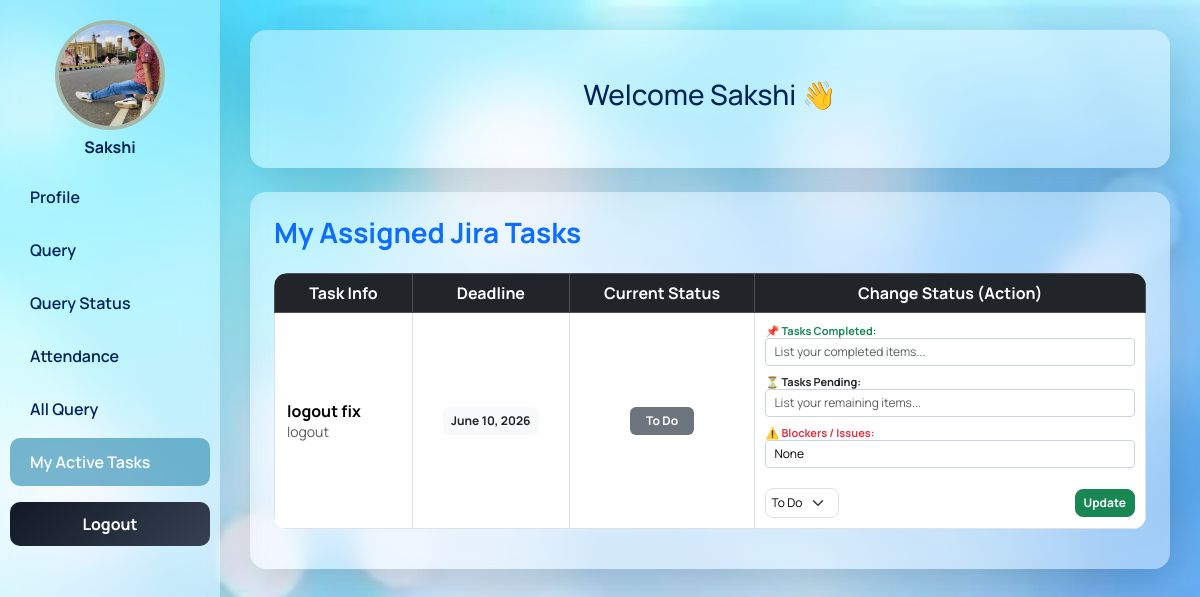
Page /dashboard/ (signed in) on the earlier database version.
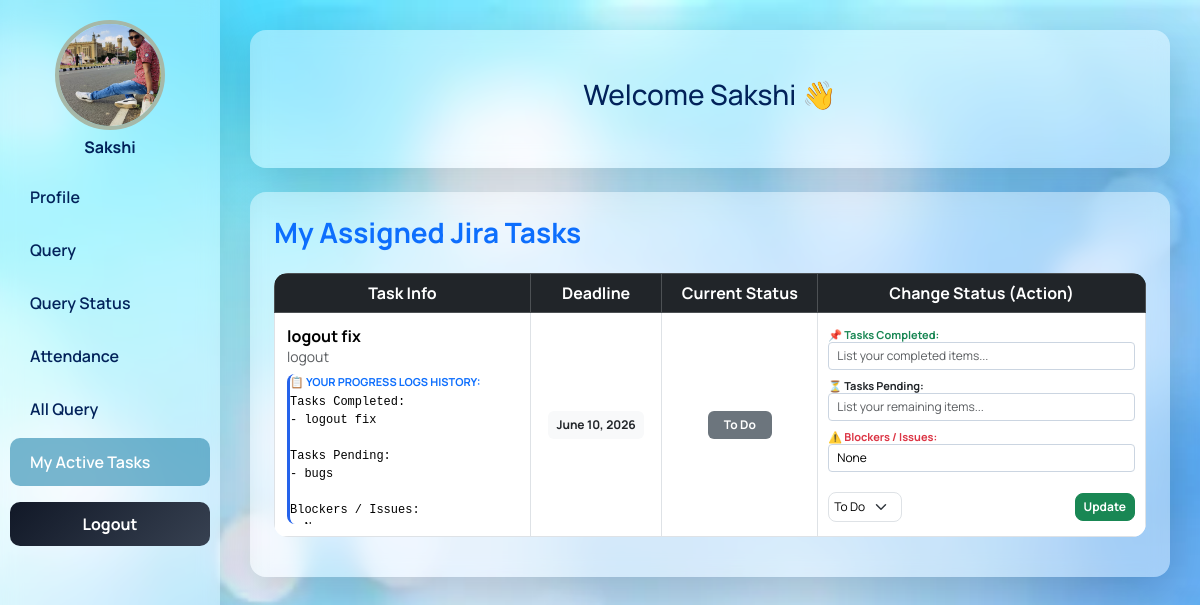
Same page on the later database version.
### app/models.py (models this page shows, shortened)
class Task(models.Model):
    STATUS_CHOICES = [
        ('TODO', 'To Do'),
        ('IN_PROGRESS', 'In Progress'),
        ('DONE', 'Done'),
    ]
    title = models.CharField(max_length=200)
    description = models.TextField()
    assigned_to = models.ForeignKey(AddEmployee, on_delete=models.CASCADE, related_name='tasks')
    status = models.CharField(max_length=20, choices=STATUS_CHOICES, default='TODO')
    created_at = models.DateTimeField(auto_now_add=True)
    due_date = models.DateField()
    progress_note = models.TextField(null=True, blank=True)

### app/views.py (the view)
# urls.py: path('dashboard/',dashboard,name='dashboard'),
def dashboard(req):
    if req.session.get('admin', None):
        data = req.session.get('admin')
        total_emp = new.objects.count()
        total_dep = dep.objects.count()
        total_query = Query.objects.count()
        total_tasks = Task.objects.count() # 🔥 Naya task count
        today = date.today()
        today_attendance = Attendance.objects.filter(date=today).count()
        return render(req, 'admindashboard.html', {
            'data': data,
            'total_emp': total_emp,
            'total_dep': total_dep,
            'total_query': total_query,
            'today_attendance': today_attendance,
            'total_tasks': total_tasks # 🔥 Template me bheja
        })
    elif req.session.get('user_id', None):
        id = req.session['user_id']
        userdata = new.objects.get(id=id)
        my_tasks = Task.objects.filter(assigned_to=userdata).order_by('-created_at')
        return render(req, 'userdashboard.html', {'data': userdata, 'my_tasks': my_tasks})
    else:
        return redirect('login')

### app/templates/userdashboard.html (shortened to what the changed rows need)
{% block contant %}
<!DOCTYPE html>
<html lang="en">
<head>
    <link href="https://cdn.jsdelivr.net/npm/bootstrap@5.3.2/dist/css/bootstrap.min.css" rel="stylesheet">
</head>
<body>
<div class="wrapper">
    <div class="main-content">
       {% if my_tasks %}
        <div id="jira_tasks" class="mt-4">
            <div class="glass shadow-lg p-4">
                <div class="table-responsive">
                    <table class="table table-bordered table-hover text-center align-middle" style="background:rgba(255,255,255,0.55); backdrop-filter:blur(12px); border-radius:14px; overflow:hidden;">
                        <thead class="table-dark" style="background:linear-gradient(135deg,#03161e,#15596d);">
                            <tr>
                                <th>Task Info</th>
                                <th>Deadline</th>
                                <th>Current Status</th>
                                <th>Change Status (Action)</th>
                            </tr>
                        </thead>
                        <tbody>
                            {% for t in my_tasks %}
<tr style="background:rgba(255,255,255,0.7);">
    <td class="text-start" style="padding:12px; color:#000 !important;">
        <strong>{{ t.title }}</strong><br>
        <small class="text-muted">{{ t.description }}</small>
        {% if t.progress_note %}
        <div class="mt-2 p-2.5 text-start" style="border-left: 3px solid #2563eb; background-color: rgba(255,255,255,0.6); border-radius: 8px; max-height: 150px; overflow-y: auto;">
            <strong class="text-primary d-block mb-1" style="font-size: 11px;">📋 YOUR PROGRESS LOGS HISTORY:</strong>
            <div style="font-size: 12px; font-family: monospace; white-space: pre-line; color: #000; line-height: 1.5;">{{ t.progress_note }}</div>
        </div>
        {% endif %}
    </td>
                                <td style="color:#000 !important;"><span class="badge bg-light text-dark p-2">{{ t.due_date }}</span></td>
                                <td style="color:#000 !important;">
                                    {% if t.status == 'TODO' %}
                                        <span class="badge bg-secondary px-3 py-2">To Do</span>
                                    {% elif t.status == 'IN_PROGRESS' %}
                                        <span class="badge bg-warning text-dark px-3 py-2">In Progress</span>
                                    {% else %}
                                        <span class="badge bg-success px-3 py-2">Done</span>
                                    {% endif %}
                                </td>
                              <td style="padding:10px; min-width: 280px;">
    <form action="{% url 'update_task_status' t.id %}" method="post" class="d-flex flex-column gap-2 align-items-stretch">
        <div class="w-100 d-flex flex-column gap-2 text-start mb-2">
            <div>
                <label class="form-label mb-0 fw-bold text-success" style="font-size: 11px;">📌 Tasks Completed:</label>
                <input type="text" name="completed_tasks" class="form-control form-control-sm" style="font-size: 12px; background: #fff !important; border: 1px solid #cbd5e1 !important; color: #000;" placeholder="List your completed items..." required>
            </div>
            <div>
                <label class="form-label mb-0 fw-bold text-warning text-dark" style="font-size: 11px;">⏳ Tasks Pending:</label>
                <input type="text" name="pending_tasks" class="form-control form-control-sm" style="font-size: 12px; background: #fff !important; border: 1px solid #cbd5e1 !important; color: #000;" placeholder="List your remaining items..." required>
            </div>
            <div>
                <label class="form-label mb-0 fw-bold text-danger" style="font-size: 11px;">⚠️ Blockers / Issues:</label>
                <input type="text" name="issues_tasks" class="form-control form-control-sm" style="font-size: 12px; background: #fff !important; border: 1px solid #cbd5e1 !important; color: #000;" value="None" placeholder="Any technical blockers?" required>
            </div>
        </div>
        <div class="d-flex gap-2 align-items-center justify-content-between mt-1">
            <select name="status" class="form-select form-select-sm" style="width: auto !important; padding: 5px; border-radius: 8px; color:#000; font-size: 12px;">
                <option value="TODO" {% if t.status == 'TODO' %}selected{% endif %}>To Do</option>
            </select>
            <button type="submit" class="btn btn-sm btn-success px-2 py-1" style="border-radius: 8px; font-size:12px; font-weight: bold;">Update</button>
        </div>
    </form>
</td>
                            </tr>
                            {% empty %}
                            <tr>
                                <td colspan="4" class="text-muted py-4" style="color:#000 !important;">No tasks pending for you. Great job!</td>
                            </tr>
                            {% endfor %}
                        </tbody>
                    </table>
                </div>
            </div>
        </div>
        {% endif %}
        </div>
     </div>
</body>
</html>
{% endblock contant %}

Differences in the rows shown:
changed Task "logout fix": progress_note (not shown) → "Tasks Completed: - logout fix Tasks Pending: - bugs Blockers / Issues:…"
